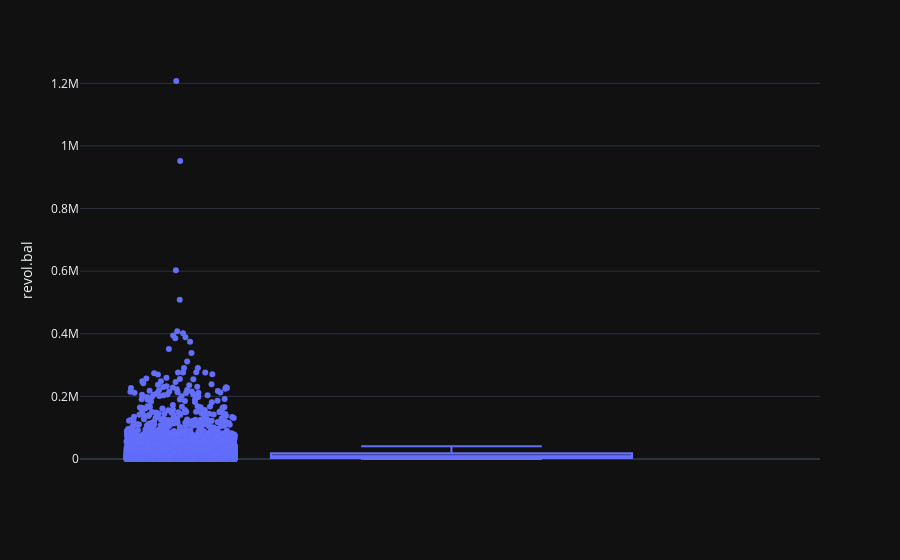
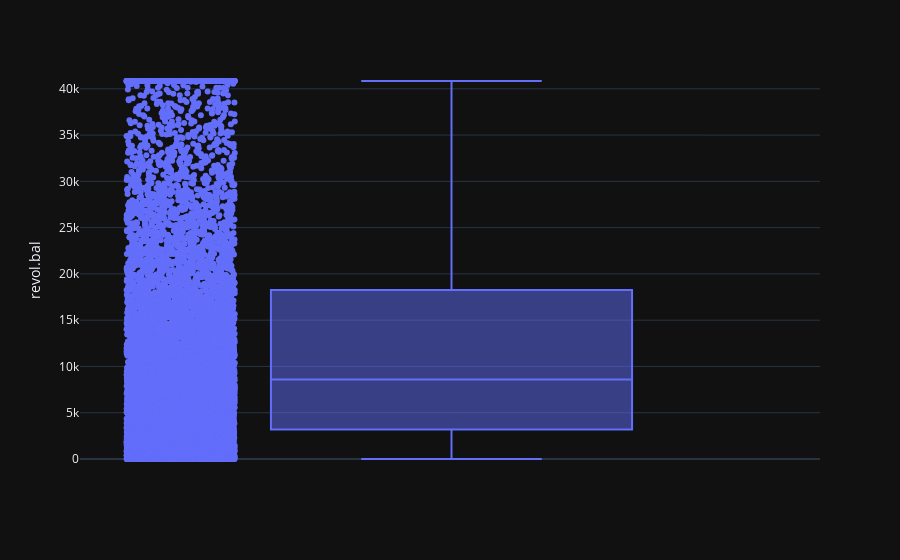

Notebook cell for these charts, in order:
### Code cell
revolBalFig = px.box(data2, y="revol.bal", points="all")
revolBalFig.show()

revolBal = data2['revol.bal']

revolBalq1, revolBalq3 = np.percentile(revolBal, [25, 75])
revolBaliqr = revolBalq3 - revolBalq1
revolBalupper_fence = revolBalq3 + (1.5*revolBaliqr)


revolBal[revolBal >= revolBalupper_fence] = revolBalupper_fence
data2['revol.bal'] = revolBal

revolBalFig = px.box(data2, y="revol.bal", points="all")
revolBalFig.show()

### Figure 1 — Plotly figure (JSON) as saved in the notebook; plotly's stock layout.template omitted (floating-point values rounded to 4 significant figures; data arrays with more than 128 entries replaced by an {"elided": "..."} marker saying what was removed)
{"data": [{"alignmentgroup": "True", "boxpoints": "all", "hovertemplate": "revol.bal=%{y}<extra></extra>", "legendgroup": "", "marker": {"color": "#636efa"}, "name": "", "notched": false, "offsetgroup": "", "orientation": "v", "showlegend": false, "x0": " ", "xaxis": "x", "y": {"elided": "9578 int values"}, "y0": " ", "yaxis": "y", "type": "box"}], "layout": {"xaxis": {"anchor": "y", "domain": [0.0, 1.0]}, "yaxis": {"anchor": "x", "domain": [0.0, 1.0], "title": {"text": "revol.bal"}}, "legend": {"tracegroupgap": 0}, "margin": {"t": 60}, "boxmode": "group"}}

### Figure 2 — Plotly figure (JSON) as saved in the notebook; plotly's stock layout.template omitted (floating-point values rounded to 4 significant figures; data arrays with more than 128 entries replaced by an {"elided": "..."} marker saying what was removed)
{"data": [{"alignmentgroup": "True", "boxpoints": "all", "hovertemplate": "revol.bal=%{y}<extra></extra>", "legendgroup": "", "marker": {"color": "#636efa"}, "name": "", "notched": false, "offsetgroup": "", "orientation": "v", "showlegend": false, "x0": " ", "xaxis": "x", "y": {"elided": "9578 float values"}, "y0": " ", "yaxis": "y", "type": "box"}], "layout": {"xaxis": {"anchor": "y", "domain": [0.0, 1.0]}, "yaxis": {"anchor": "x", "domain": [0.0, 1.0], "title": {"text": "revol.bal"}}, "legend": {"tracegroupgap": 0}, "margin": {"t": 60}, "boxmode": "group"}}
